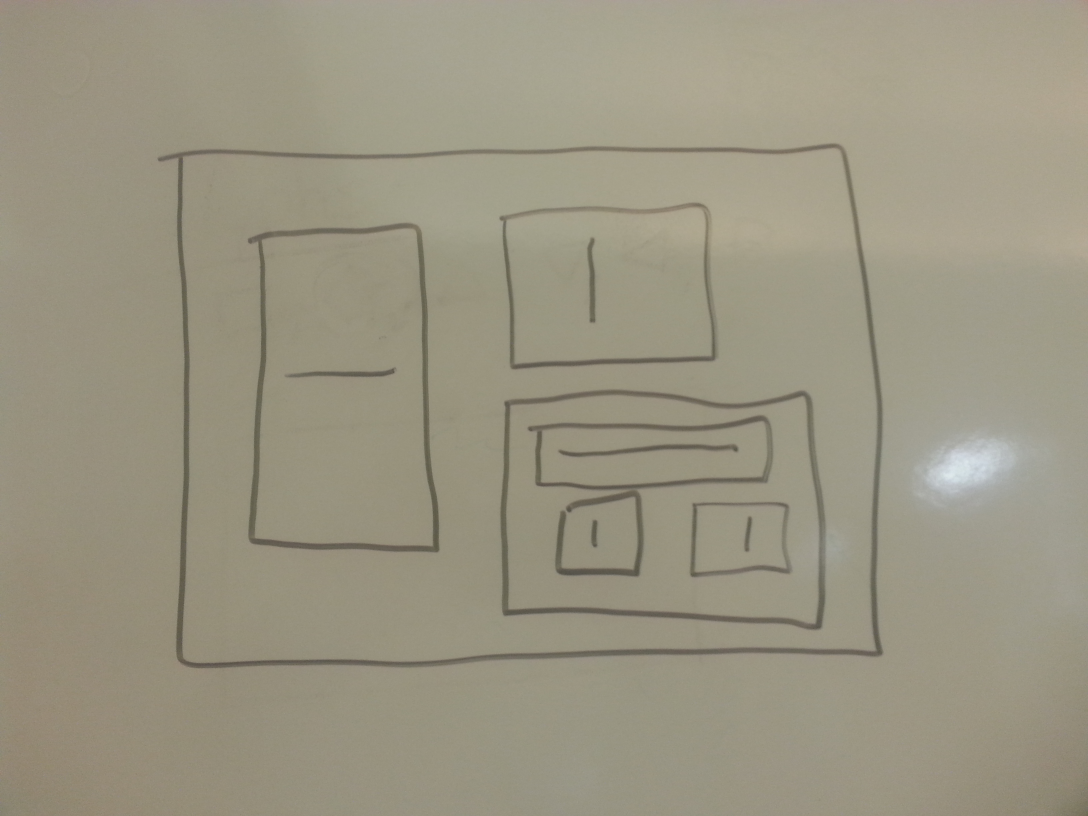
#> input picture python/whiteboard2.jpg, 3264 x 2448 px, given in place of IMG_2.jpg, which was not available (shown at 1/3 size)
$ python whiteboard.py
#> lines starting #> are read from the running program, lines starting #| are printed output that depends on the picture; after the words box and inside, x2 and y2 are one past the last pixel; in counts of white or black regions, pixels touching at a corner belong together; pictures that were not available may be replaced by others from this repository, and a replacement may not be noted
### python/imstream.py
import cv2
import time
import gc

def runStream(process = lambda x: x,
              fps = 30,
              winName = 'camwin',
              init = lambda: None,
              filename='whiteboard.jpg',
              printTime = False):
#> called with fps = 30, winName = 'threshold', filename = 'IMG_2.jpg', printTime = False
    spf = 1.0/fps
    # cv.NamedWindow(winName)
    capture = lambda: cv2.imread(filename)
    charToCode = { '':-1,'q':1048689 }
    key = charToCode['']

    first = True

    while key != charToCode['q']:
        loopStart = time.time()
        if key != charToCode['']:
            print "key = '%s'" % key
        img = process(capture())
#> in fn, x0 is the input picture: shape (2448, 3264, 3); mean B, G, R 130.4, 149.4, 154.5
#> the loop in fn, `for f in fs:` made 8 passes
#> pass 3, in threshold, `sat = channels[1]`:
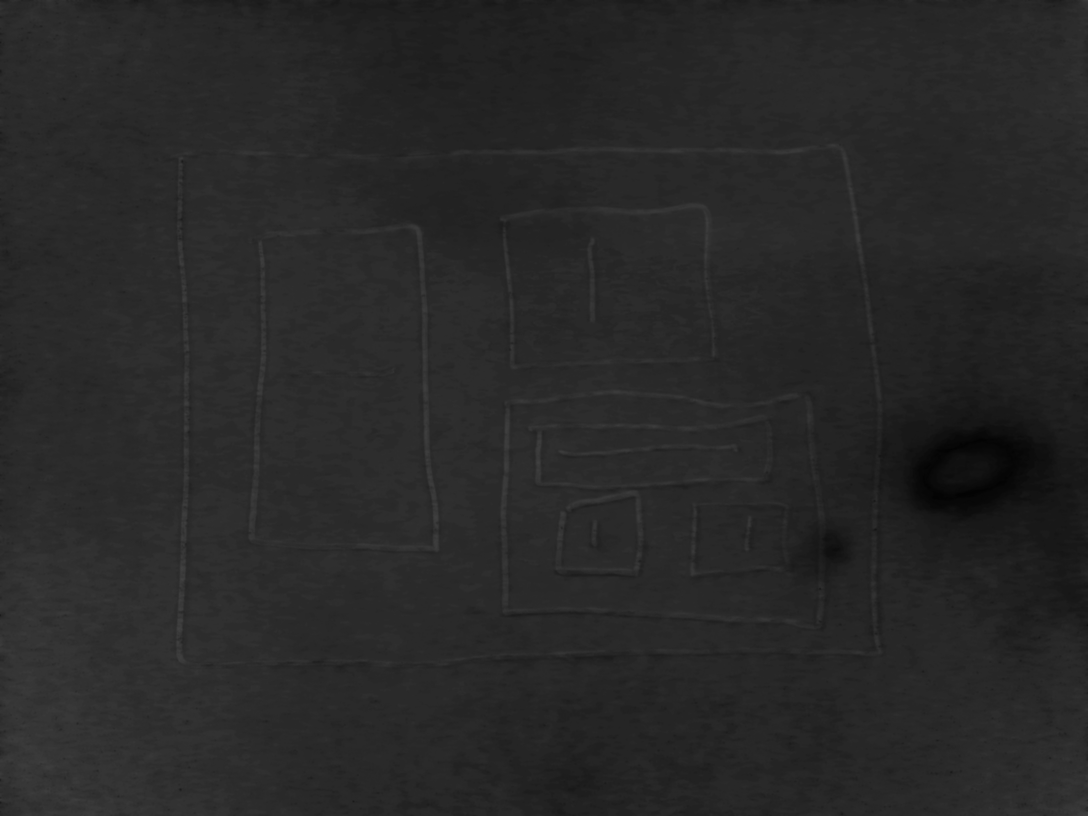
#> sat: shape (2448, 3264) (shown at 1/3 size); min 1, max 67, mean 40.2
#> pass 3, in threshold, `sat = cv2.threshold(sat,sThresh,255, cv2.THRESH_BINARY)[1]`:
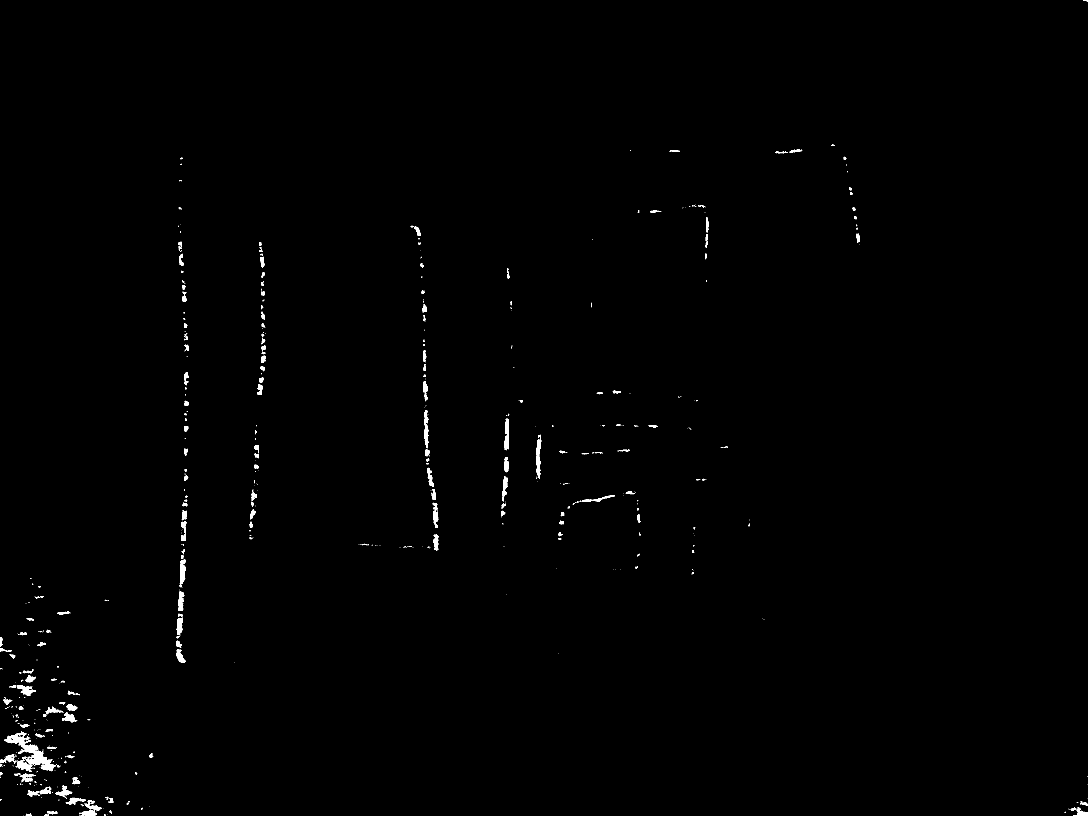
#> sat: shape (2448, 3264) (shown at 1/3 size); 0.49% white; 741 white regions (538 under 20 px), largest, box (x1, y1, x2, y2) and area: (12, 2196, 168, 2315) 5348, (1608, 1313, 1624, 1433) 1054, (242, 2410, 306, 2448) 1021
#> after the loop in fn, `for f in fs:`: i = 7
        if img.shape[0] > 640 or img.shape[1] > 480:
            factor = max(img.shape[0]/640.0,img.shape[1]/480.0)
#> factor = 6.8
            img = cv2.resize(img,(0,0),fx=(1.0/factor),fy=(1.0/factor))
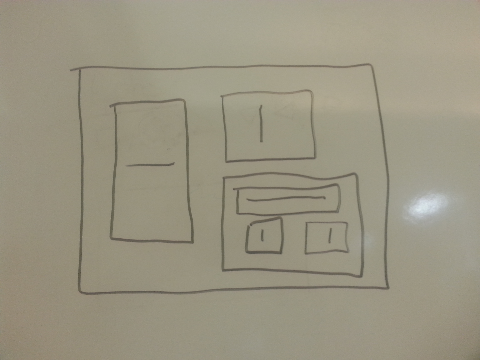
#> img: shape (360, 480, 3); mean B, G, R 130.3, 149.3, 154.5
        cv2.imshow(winName,img)
        if first:
            init()
            first = False
        timeSoFar = time.time()-loopStart
        # if spf < timeSoFar:
        #     print "Too Fast! %f < %f" %(spf,timeSoFar)
        if printTime:
            print 'time: ' + str(time.time()-loopStart)
        gc.collect()
        key = cv2.waitKey(max(1,int(1000*(spf-timeSoFar))))
#> (key Esc is pressed here)

# [2 lines that do not run on import are left out]

### python/whiteboard.py
import cv2
import numpy as np
import json

winName = 'threshold'

gaussianSize = 2

redSThresh = 55
redLowThresh = 151
redHighThresh = 8
yelLowThresh  = 15
yelHighThresh = 30
bluLowThresh  = 105
bluHighThresh = 120
grnLowThresh  = 75
grnHighThresh = 95

openSteps = 2
closeSteps = 5

harrisSize = 10
cornerK = 17

clusterSize = 9

polyApproxK = 40

pipelineLen = 0
pipelineSize = 0

def assignVarCallback(varName):
    def fn(x):
        globals()[varName] = x
        print (varName + " = " + str(globals()[varName]))
    return fn

def makeTrackbar(winName,var,maxVal=255):
    cv2.createTrackbar(var, winName, globals()[var], maxVal,
                       assignVarCallback(var))

def initGui():
    # makeTrackbar(winName,'gaussianSize')
    makeTrackbar(winName,'redSThresh')
    makeTrackbar(winName,'redLowThresh')
    makeTrackbar(winName,'redHighThresh')
    # makeTrackbar(winName,'openSteps')
    makeTrackbar(winName,'harrisSize')
    makeTrackbar(winName,'closeSteps')
    makeTrackbar(winName,'polyApproxK')
    # makeTrackbar(winName,'cornerK')
    # makeTrackbar(winName,'clusterSize')
    makeTrackbar(winName,'pipelineLen',pipelineSize)

# [59 lines left out: functions isHoriz, isVert, cartesian, not called in this run]

def hsv(orig,img):
    return cv2.cvtColor(img,cv2.COLOR_BGR2HSV)

def gaussian(orig,img):
    return cv2.GaussianBlur(img, (2*gaussianSize+1,2*gaussianSize+1),
                            50)

def thresh(sThreshVar,lowHueVar,highHueVar):
    def threshold(orig,img):
        sThresh = globals()[sThreshVar]
        lowHue = globals()[lowHueVar]
        highHue = globals()[highHueVar]
        channels = cv2.split(img)
        sat = channels[1]
        sat = cv2.threshold(sat,sThresh,255,
                            cv2.THRESH_BINARY)[1]
        hue = channels[0]
        high,low = highHue,lowHue
        resultFn = cv2.bitwise_and if high > low else cv2.bitwise_or
        hLow  = cv2.threshold(hue,high,255,
                            cv2.THRESH_BINARY_INV)[1]
        hHigh = cv2.threshold(hue,low,255,
                            cv2.THRESH_BINARY)[1]
        return cv2.bitwise_and(sat,resultFn(hLow,hHigh))
    return threshold

def holeOpen(orig,img):
    kernel = cv2.getStructuringElement(cv2.MORPH_RECT,(3,3))
    return cv2.morphologyEx(img,cv2.MORPH_OPEN,kernel,
                            iterations=openSteps)

def holeClose(orig,img):
    kernel = cv2.getStructuringElement(cv2.MORPH_RECT,(3,3))
    return cv2.morphologyEx(img,cv2.MORPH_CLOSE,kernel,
                            iterations=closeSteps)

def extractContours(orig,img):
    return (img,cv2.findContours(img,cv2.RETR_TREE,
                                 cv2.CHAIN_APPROX_SIMPLE))

def polyApprox(orig,pair):
    (img,(contours,hierarchy)) = pair
    hulls = (cv2.convexHull(c) for c in contours)
    polys = (cv2.approxPolyDP(c,polyApproxK,True) for c in hulls)
    contours = np.asarray(list(polys))
    return (img,(contours,hierarchy))

def buildHierarchy(orig,pair):
    (img,(contours,hierarchy)) = pair
    hierarchy = hierarchy[0]

    # [117 lines left out: functions readContentType, readGlyph, addGlyphs, buildChildren, prune, not called in this run]

    children = buildChildren(0)
    children = addGlyphs(children)
    (l,t,b,r) = prune(children[0])

    result = [{'glyph':children[1],'x':l,'y':t,'w':(r-l),
               'h':(b-t),'div_type':'div','class':None,
               'children':children[0]}]

    return (img,(contours,hierarchy,result))

# [59 lines left out: functions printHierarchy, drawHierarchy, drawContours, pipeline, not called in this run]

def globPipeline(fs):
    global pipelineLen,pipelineSize
    def fn(x):
        x0 = x
        i = 0
        for f in fs:
            if i >= pipelineLen:
                break
            x = f(x0,x)
            i += 1
        if type(x) == tuple:
            x = x[0]
        return x
    pipelineLen = pipelineSize = len(fs)
    return fn

wholeProcess = [gaussian,hsv,
                thresh('redSThresh','redLowThresh','redHighThresh'),
                holeOpen,holeClose,extractContours,polyApprox,
                # drawContours]
                buildHierarchy]

def extractStructure(img):
    return pipeline(wholeProcess)(img)[1][2]

def parseWhiteboard(filename):
    return extractStructure(cv2.imread(filename))

def swallow(f):
    def fn(x):
        try:
            return f(x)
        except:
            import traceback
            print (sys.exc_info()[0])
            traceback.print_tb(sys.exc_info()[2])
            return x
    return fn

if __name__ == '__main__':
    import sys
    if len(sys.argv) > 1:
        print (repr([parseWhiteboard(f) for f in sys.argv[1:]]))
    else:
        import imstream
        pipe = globPipeline(wholeProcess + [printHierarchy,drawHierarchy])
        imstream.runStream(swallow(pipe), winName=winName,
                           init=initGui,filename='IMG_2.jpg')
